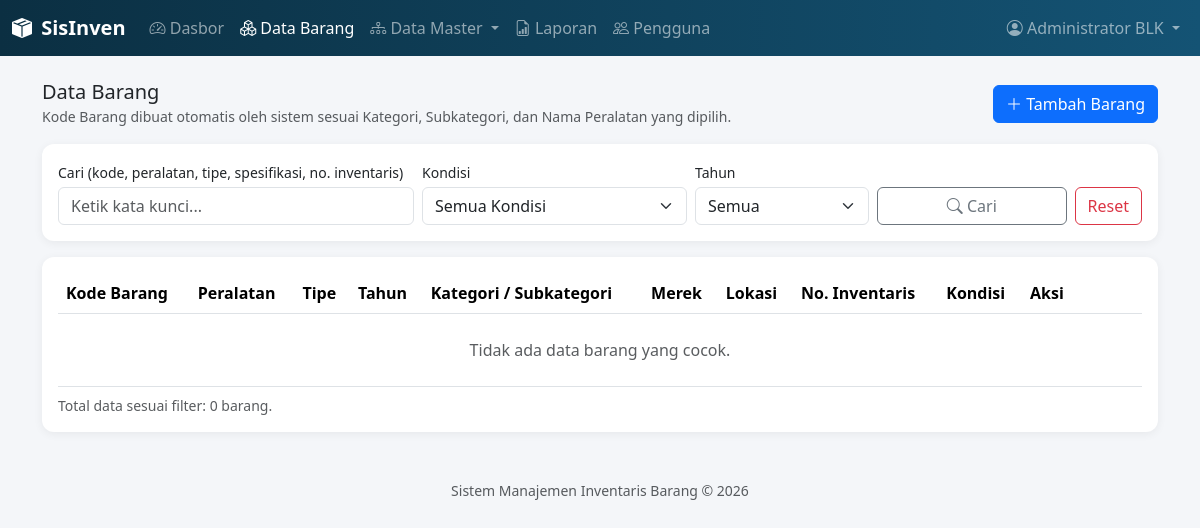
/barang/index.php (signed in), run on an earlier commit of the app's database.
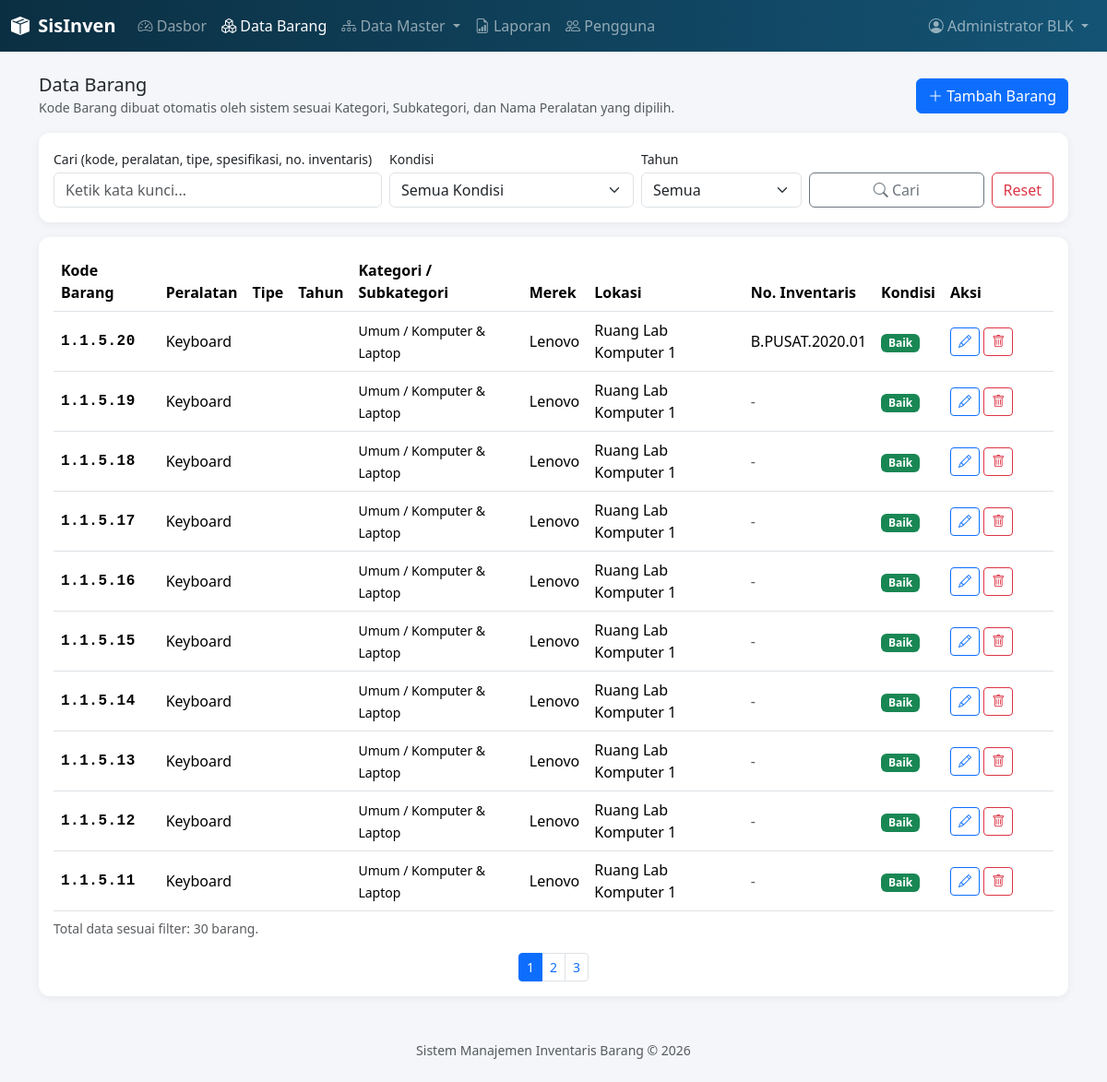
And on a later commit of the database.
### tables this page shows
CREATE TABLE `barang` (
  `id` int(11) NOT NULL,
  `kode_barang` varchar(50) NOT NULL,
  `kategori_id` int(11) NOT NULL,
  `subkategori_id` int(11) NOT NULL,
  `merek_id` int(11) NOT NULL,
  `lokasi_id` int(11) NOT NULL,
  `nama_peralatan_id` int(11) NOT NULL,
  `foto_peralatan` varchar(255) DEFAULT NULL,
  `nomor_urut` int(11) NOT NULL,
  `spesifikasi` text NOT NULL,
  `nomor_inventaris_kantor` varchar(100) DEFAULT NULL,
  `kondisi_id` int(11) NOT NULL,
  `user_last_edit` varchar(100) NOT NULL,
  `timestamp_last_edit` datetime NOT NULL,
  `created_at` datetime DEFAULT current_timestamp()
);

CREATE TABLE `nama_peralatan` (
  `id` int(11) NOT NULL,
  `kode_peralatan` int(11) NOT NULL,
  `nama_peralatan` varchar(100) NOT NULL,
  `created_at` datetime DEFAULT current_timestamp()
);

CREATE TABLE `kategori` (
  `id` int(11) NOT NULL,
  `kode_kategori` int(11) NOT NULL,
  `nama_kategori` varchar(100) NOT NULL,
  `created_at` datetime DEFAULT current_timestamp()
);

CREATE TABLE `subkategori` (
  `id` int(11) NOT NULL,
  `kategori_id` int(11) NOT NULL,
  `kode_subkategori` int(11) NOT NULL,
  `nama_subkategori` varchar(100) NOT NULL,
  `created_at` datetime DEFAULT current_timestamp()
);

CREATE TABLE `merek` (
  `id` int(11) NOT NULL,
  `nama_merek` varchar(100) NOT NULL,
  `created_at` datetime DEFAULT current_timestamp()
);

CREATE TABLE `lokasi` (
  `id` int(11) NOT NULL,
  `nama_ruangan` varchar(100) NOT NULL,
  `created_at` datetime DEFAULT current_timestamp()
);

CREATE TABLE `kondisi_barang` (
  `id` int(11) NOT NULL,
  `nama_kondisi` varchar(50) NOT NULL,
  `kode_warna` varchar(7) NOT NULL DEFAULT '#6c757d',
  `created_at` datetime DEFAULT current_timestamp()
);

### barang/index.php (the view, shortened to what the changed rows need)
<?php
require_once __DIR__ . '/../includes/functions.php';
$pdo = getKoneksi();
$cari = trim($_GET['cari'] ?? '');
$filterKondisi = $_GET['kondisi'] ?? '';
$filterTahun = $_GET['tahun'] ?? '';
$halaman = max(1, (int) ($_GET['halaman'] ?? 1));
$perHalaman = 10;
$sqlDasar = 'FROM barang b
        JOIN kategori k ON k.id = b.kategori_id
        JOIN subkategori s ON s.id = b.subkategori_id
        JOIN merek m ON m.id = b.merek_id
        JOIN lokasi l ON l.id = b.lokasi_id
        JOIN nama_peralatan np ON np.id = b.nama_peralatan_id
        JOIN kondisi_barang kb ON kb.id = b.kondisi_id
        WHERE 1=1';
$params = [];
$stmtTotal = $pdo->prepare('SELECT COUNT(*) ' . $sqlDasar);
$stmtTotal->execute($params);
$totalData = (int) $stmtTotal->fetchColumn();
$offset = ($halaman - 1) * $perHalaman;
$sql = 'SELECT b.*, k.nama_kategori, s.nama_subkategori, m.nama_merek, l.nama_ruangan, np.nama_peralatan,
               kb.nama_kondisi, kb.kode_warna '
     . $sqlDasar . ' ORDER BY b.id DESC LIMIT ' . $perHalaman . ' OFFSET ' . $offset;
$stmt = $pdo->prepare($sql);
$stmt->execute($params);
$daftar = $stmt->fetchAll();
require_once __DIR__ . '/../includes/header.php';
?>
<div class="card p-3">
  <div class="table-responsive">
    <table class="table table-hover align-middle mb-0">
      <thead>
        <tr>
          <th>Kode Barang</th>
          <th>Peralatan</th>
          <th>Tipe</th>
          <th>Tahun</th>
          <th>Kategori / Subkategori</th>
          <th>Merek</th>
          <th>Lokasi</th>
          <th>No. Inventaris</th>
          <th>Kondisi</th>
          <th style="width:120px">Aksi</th>
        </tr>
      </thead>
      <tbody>
      <?php if (!$daftar): ?>
        <tr><td colspan="10" class="text-center text-muted py-4">Tidak ada data barang yang cocok.</td></tr>
      <?php endif; ?>
      <?php foreach ($daftar as $row): ?>
        <tr>
          <td class="kode-barang"><?= amankan($row['kode_barang']) ?></td>
          <td><?= amankan($row['nama_peralatan']) ?></td>
          <td><?= amankan($row['tipe_barang']) ?></td>
          <td><?= amankan($row['tahun_perolehan']) ?></td>
          <td><small><?= amankan($row['nama_kategori']) ?> / <?= amankan($row['nama_subkategori']) ?></small></td>
          <td><?= amankan($row['nama_merek']) ?></td>
          <td><?= amankan($row['nama_ruangan']) ?></td>
          <td><?= $row['nomor_inventaris_kantor'] ? amankan($row['nomor_inventaris_kantor']) : '<span class="text-muted">-</span>' ?></td>
          <td><span class="badge" style="background-color: <?= amankan($row['kode_warna']) ?>"><?= amankan($row['nama_kondisi']) ?></span></td>
          <td>
            <a href="form.php?id=<?= $row['id'] ?>" class="btn btn-sm btn-outline-primary"><i class="bi bi-pencil"></i></a>
            <button class="btn btn-sm btn-outline-danger" onclick="hapus(<?= $row['id'] ?>)"><i class="bi bi-trash"></i></button>
          </td>
        </tr>
      <?php endforeach; ?>
      </tbody>
    </table>
  </div>
  <p class="text-muted small mt-2 mb-0">Total data sesuai filter: <?= $totalData ?> barang.</p>
  <?php renderPaginasi($halaman, $totalData, $perHalaman, ['cari' => $cari, 'kondisi' => $filterKondisi, 'tahun' => $filterTahun]); ?>
</div>
<?php require_once __DIR__ . '/../includes/footer.php'; ?>

### includes/functions.php (shortened to what the changed rows need)
<?php
function amankan($teks) {
    return htmlspecialchars($teks ?? '', ENT_QUOTES, 'UTF-8');
}
function renderPaginasi($halamanSekarang, $totalData, $perHalaman, $paramsLain = []) {
    $totalHalaman = (int) ceil($totalData / $perHalaman);
    if ($totalHalaman <= 1)
        return;
    $paramsLain = array_filter($paramsLain, fn($v) => $v !== '');
    echo '<nav class="mt-3"><ul class="pagination pagination-sm justify-content-center mb-0">';
    for ($i = 1; $i <= $totalHalaman; $i++) {
        $query = http_build_query(array_merge($paramsLain, ['halaman' => $i]));
        $aktif = $i === $halamanSekarang ? ' active' : '';
        echo "<li class=\"page-item{$aktif}\"><a class=\"page-link\" href=\"?{$query}\">{$i}</a></li>";
    }
    echo '</ul></nav>';
}

What changed in the data, as far as the page shows it:
added barang: kode_barang "1.1.5.20", nama_peralatan.nama_peralatan "Keyboard", kategori.nama_kategori "Umum", subkategori.nama_subkategori "Komputer & Laptop", merek.nama_merek "Lenovo", lokasi.nama_ruangan "Ruang Lab Komputer 1", nomor_inventaris_kantor "B.PUSAT.2020.01", kondisi.nama_kondisi "Baik"
added barang: kode_barang "1.1.5.19", nama_peralatan.nama_peralatan "Keyboard", kategori.nama_kategori "Umum", subkategori.nama_subkategori "Komputer & Laptop", merek.nama_merek "Lenovo", lokasi.nama_ruangan "Ruang Lab Komputer 1", kondisi.nama_kondisi "Baik"
added barang: kode_barang "1.1.5.18", nama_peralatan.nama_peralatan "Keyboard", kategori.nama_kategori "Umum", subkategori.nama_subkategori "Komputer & Laptop", merek.nama_merek "Lenovo", lokasi.nama_ruangan "Ruang Lab Komputer 1", kondisi.nama_kondisi "Baik"
added barang: kode_barang "1.1.5.17", nama_peralatan.nama_peralatan "Keyboard", kategori.nama_kategori "Umum", subkategori.nama_subkategori "Komputer & Laptop", merek.nama_merek "Lenovo", lokasi.nama_ruangan "Ruang Lab Komputer 1", kondisi.nama_kondisi "Baik"
added barang: kode_barang "1.1.5.16", nama_peralatan.nama_peralatan "Keyboard", kategori.nama_kategori "Umum", subkategori.nama_subkategori "Komputer & Laptop", merek.nama_merek "Lenovo", lokasi.nama_ruangan "Ruang Lab Komputer 1", kondisi.nama_kondisi "Baik"
added barang: kode_barang "1.1.5.15", nama_peralatan.nama_peralatan "Keyboard", kategori.nama_kategori "Umum", subkategori.nama_subkategori "Komputer & Laptop", merek.nama_merek "Lenovo", lokasi.nama_ruangan "Ruang Lab Komputer 1", kondisi.nama_kondisi "Baik"
added barang: kode_barang "1.1.5.14", nama_peralatan.nama_peralatan "Keyboard", kategori.nama_kategori "Umum", subkategori.nama_subkategori "Komputer & Laptop", merek.nama_merek "Lenovo", lokasi.nama_ruangan "Ruang Lab Komputer 1", kondisi.nama_kondisi "Baik"
added barang: kode_barang "1.1.5.13", nama_peralatan.nama_peralatan "Keyboard", kategori.nama_kategori "Umum", subkategori.nama_subkategori "Komputer & Laptop", merek.nama_merek "Lenovo", lokasi.nama_ruangan "Ruang Lab Komputer 1", kondisi.nama_kondisi "Baik"
added barang: kode_barang "1.1.5.12", nama_peralatan.nama_peralatan "Keyboard", kategori.nama_kategori "Umum", subkategori.nama_subkategori "Komputer & Laptop", merek.nama_merek "Lenovo", lokasi.nama_ruangan "Ruang Lab Komputer 1", kondisi.nama_kondisi "Baik"
added barang: kode_barang "1.1.5.11", nama_peralatan.nama_peralatan "Keyboard", kategori.nama_kategori "Umum", subkategori.nama_subkategori "Komputer & Laptop", merek.nama_merek "Lenovo", lokasi.nama_ruangan "Ruang Lab Komputer 1", kondisi.nama_kondisi "Baik"
Also different on the page:
$totalData: "0" → "30"
new list line: "1"
new list line: "2"
new list line: "3"
text no longer shown: "Tidak ada data barang yang cocok."
